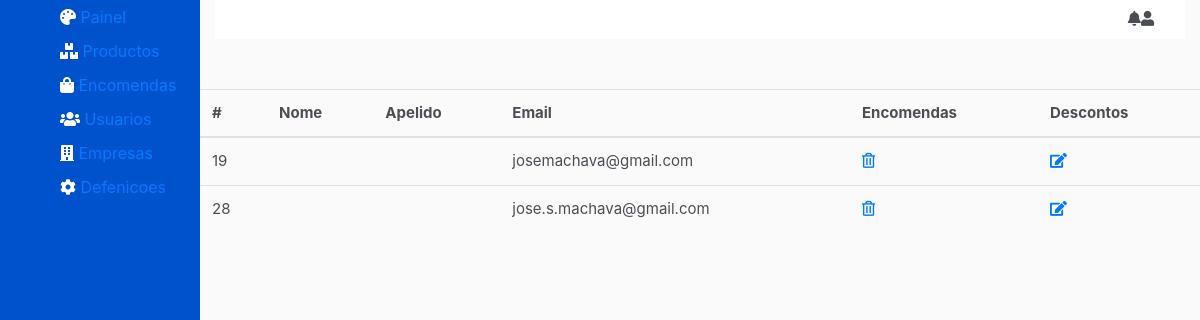
/dashboard/user/, run on an earlier commit of the app's database.
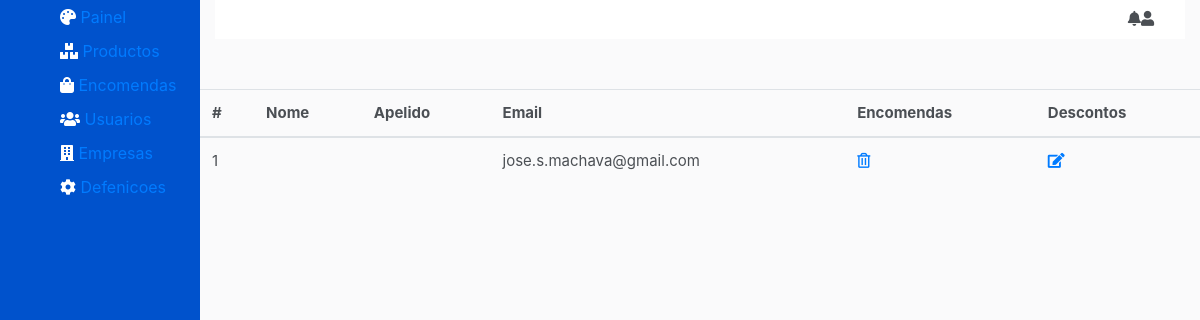
And on a later commit of the database.
### account/models.py (models this page shows)
class User(AbstractUser):
    username = None
    email = models.EmailField(_('email address'), unique=True)
    phone_regex = RegexValidator(regex=r'^\+?258?\d{9,13}$', message="O número de telefone deve ser digitado no formato: '+258849293949'. São permitidos até 13 dígitos.")
    phone_number = models.CharField(validators=[phone_regex], max_length=13, blank=True) # validators should be a list
    USERNAME_FIELD = 'email'
    REQUIRED_FIELDS = []
    objects = UserManager()

### dashboard/views.py (the view)
# urls.py: path("user/", views.UserListView.as_view(), name="user-list"),
class UserListView(ListView):
    model = User
    template_name = 'dashboard/user/list.html'
    context_object_name = 'users'
    paginate_by = 20
    def get_context_data(self, **kwargs):
        context = super(UserListView, self).get_context_data(**kwargs)
        users = self.get_queryset()
        page = self.request.GET.get('page')
        paginator = Paginator(users, self.paginate_by)
        try:
            users = paginator.page(page)
        except PageNotAnInteger:
            users = paginator.page(1)
        except EmptyPage:
            products = paginator.page(paginator.num_pages)
        context['users'] = users
        return context

### price/templates/dashboard/user/list.html (shortened to what this page needs)
{% extends "price/layout/base.html" %}
{% load staticfiles %}
{% load staticfiles %}
{% block styles %}
<link rel="stylesheet" href="{% static 'stylesheet/main.css' %}">
<link rel="stylesheet" href="https://use.fontawesome.com/releases/v5.7.2/css/all.css">
<link rel="stylesheet" href="{% static 'stylesheet/dashboard.css' %}">
{% endblock %}
{% block content %}
<main>
    <div class="container-fluid">
        <div class="row">
            <div class="col-md-2 aside">
                {% include "dashboard/aside.html" %}
            </div>
            <div class="col-md-10">
                {% include "dashboard/menu.html" %}
                <div class="row">
                    <table class="table table-borderless">
                        <thead>
                        <tr>
                            <th scope="col">#</th>
                            <th scope="col">Nome</th>
                            <th scope="col">Apelido</th>
                            <th scope="col">Email</th>
                            <th scope="col">Encomendas</th>
                            <th scope="col">Descontos</th>
                        </tr>
                        </thead>
                        <tbody>
                        {% for user in users %}
                        <tr>
                            <td colspan="1">{{ user.id }}</td>
                            <td>{{ user.first_name }}</td>
                            <td>{{ user.last_name }}</td>
                            <td>{{ user.email }}</td>
                            <td><a href="{% url 'user-delete' user.id   %}"><i class="far fa-trash-alt"></i></a></td>
                            <td><a href="{% url 'user-update' user.id   %}"> <i class="fas fa-edit"></i></i></a></td>
                        </tr>
                        {% endfor %}
                        </tbody>
                    </table>
                </div>
            </div>
        </div>
    </div>
</main>
{% endblock %}

### price/templates/price/layout/base.html (shortened to what this page needs)
{% load staticfiles %}
<!DOCTYPE html>
<html lang="en">
<head>
    <link rel="stylesheet" href="https://use.fontawesome.com/releases/v5.7.2/css/all.css">
    <link rel="stylesheet" href="{% static 'stylesheet/price/main.css' %}">
    <link rel="stylesheet" href="https://stackpath.bootstrapcdn.com/font-awesome/4.7.0/css/font-awesome.min.css">
    <link rel="stylesheet" href="https://maxcdn.bootstrapcdn.com/bootstrap/4.0.0/css/bootstrap.min.css">
    <link rel="stylesheet" href="{% static 'stylesheet/main.css' %}">
    {% block styles %}
    {% endblock %}
</head>
    <body>
        {% block  content %}
        {%  endblock%}
    </body>
</html>

### price/templates/dashboard/aside.html
<aside>
    <ul>
        <li><i class="fas fa-palette"></i> <a href=" {% url 'index' %}" title="" > Painel</a></li>
        <li><i class="fas fa-boxes"></i> <a href=" {% url 'product-list' %}" title="" > Productos</a></li>
        <li><i class="fas fa-shopping-bag"></i> <a href=" {% url 'order' %}" title="" >  Encomendas</a></li>
        <li><i class="fas fa-users"></i> <a href=" {% url 'user-list' %}" title="" > Usuarios</a></li>
        <li><i class="fas fa-building"></i> <a href=" {% url 'companies' %}" title="" > Empresas</a></li>
        <li><i class="fas fa-cog"></i>  <a href=" {% url 'products' %}" title="" > Defenicoes</a></li>
    </ul>
</aside>

### price/templates/dashboard/menu.html (shortened to what this page needs)
{% load staticfiles %}
<nav class="navbar navbar-expand-lg navbar-light bg-light" >
    <div class="container">
        <div class="collapse navbar-collapse" id="navbarSupportedContent">
            <ul class="nav navbar-nav ml-auto">
               <li><i class="fas fa-bell"></i></li>
                <li><i class="fas fa-user"></i></li>
            </ul>
        </div>
    </div>
</nav>

### price/static/stylesheet/main.css (style rules this page uses)
body { background-color:#fafafb; color:#4b4f54!important; font-size:15px!important; }
html, body { height:100%; margin:0; }
body { display:flex; flex-direction:column; }
.navbar { background-color: white !important; }
nav ul { list-style: none; padding:0; margin: 0; }
nav { margin-bottom: 50px; }

### price/static/stylesheet/dashboard.css (style rules this page uses)
.aside { background-color:#0052CC; height: 100vh; }
aside ul { list-style: none; color: white; }
aside ul li { font-size: 16px; padding: 5px; list-style: none; }

What changed in the data, as far as the page shows it:
removed User: id "19", email "josemachava@gmail.com"
removed User: id "28", email "jose.s.machava@gmail.com"
added User: id "1", email "jose.s.machava@gmail.com"
